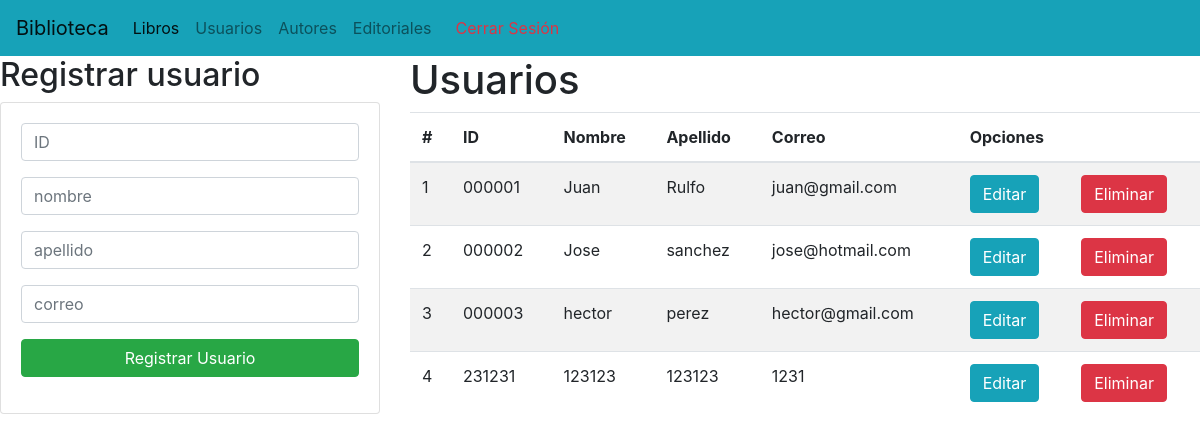
Before: /gestionUsuarios/ with the older database file.
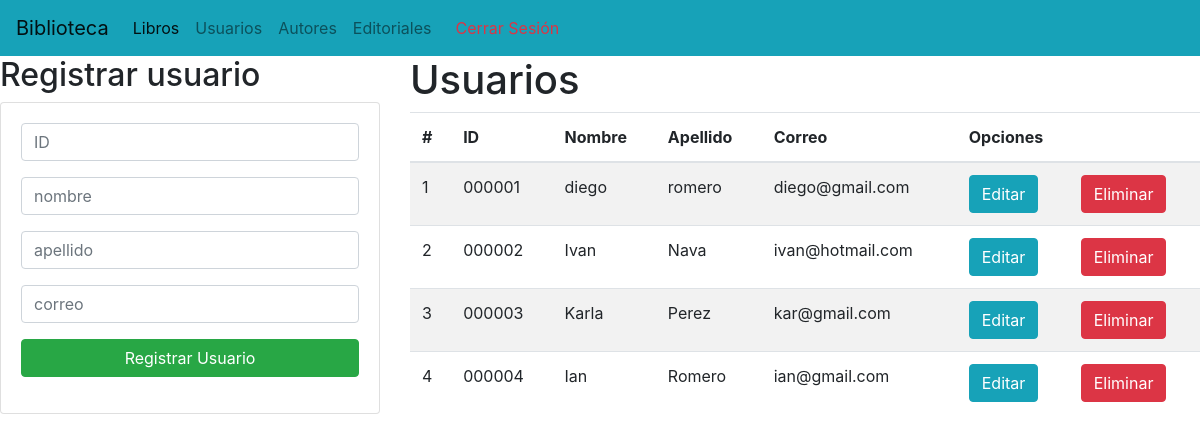
After: the same page with the newer database file.
### Aplicaciones/Biblioteca/models.py (models this page shows)
class Usuarios(models.Model):
    idUs = models.CharField(primary_key=True, max_length=6)
    nomUsu = models.CharField(max_length=200)
    apellUsu = models.CharField(max_length=200)
    correo = models.CharField(max_length=200)

### Aplicaciones/Biblioteca/views.py (the view)
# urls.py: path('gestionUsuarios/', views.gestionUs, name='gestionUs'),
def gestionUs(request):
    UsuariosListas = Usuarios.objects.all()
    return render(request, 'gestionUsuarios.html', {"Usuarios":UsuariosListas})

### Aplicaciones/Biblioteca/templates/gestionUsuarios.html (shortened to what the changed rows need)
<!DOCTYPE html>
<html lang="es">
<head>
    <link rel="stylesheet" href="https://cdn.jsdelivr.net/npm/bootstrap@4.4.1/dist/css/bootstrap.min.css"
>
</head>
<body>
      {% block body %}
<div class="row">
    <div class="col-sm-12 col-md-6 col-lg-4 col-xl-4">
        <h2>Registrar usuario</h2>
    </div>
    <div class="col-sm-12 col-md-6 col-lg-8 col-xl-8">
        <h1>Usuarios</h1>
        <div class="table-responsive py=2">
            <table class="table table-striped">
                <thead>
                    <tr>
                        <th>#</th>
                        <th>ID</th>
                        <th>Nombre</th>
                        <th>Apellido</th>
                        <th>Correo</th>
                        <th colspan="2">Opciones</th>
                    </tr>
                </thead>
                <tbody>
                    {% for c in Usuarios %}
                    <tr>
                        <td>{{forloop.counter}}</td>
                        <td>{{c.idUs}}</td>
                        <td>{{c.nomUsu}}</td>
                        <td>{{c.apellUsu}}</td>
                        <td>{{c.correo}}</td>
                        <td><a href="edicionLibro/{{c.id}}" class="btn btn-info">Editar</a></td>
                        <td><a href="{% url 'eliminacionUsuario' idUs=c.idUs %}" class="btn btn-danger btnEliminacionUsuario"
                            onclick="return confirm('¿Estás seguro de que deseas eliminar este usuario?');">Eliminar</a></td>
                    </tr>
                    {% endfor %}
                </tbody>
            </table>
        </div>
    </div>
</div>
{% endblock %}
</body>
</html>

Changed rows visible on the page:
removed Usuarios: idUs "231231", nomUsu "123123", apellUsu "123123", correo "1231"
changed Usuarios id 000001: nomUsu "Juan" → "diego"; apellUsu "Rulfo" → "romero"; correo "juan@gmail.com" → "diego@gmail.com"
changed Usuarios id 000002: nomUsu "Jose" → "Ivan"; apellUsu "sanchez" → "Nava"; correo "jose@hotmail.com" → "ivan@hotmail.com"
changed Usuarios id 000003: nomUsu "hector" → "Karla"; apellUsu "perez" → "Perez"; correo "hector@gmail.com" → "kar@gmail.com"
added Usuarios: idUs "000004", nomUsu "Ian", apellUsu "Romero", correo "ian@gmail.com"
